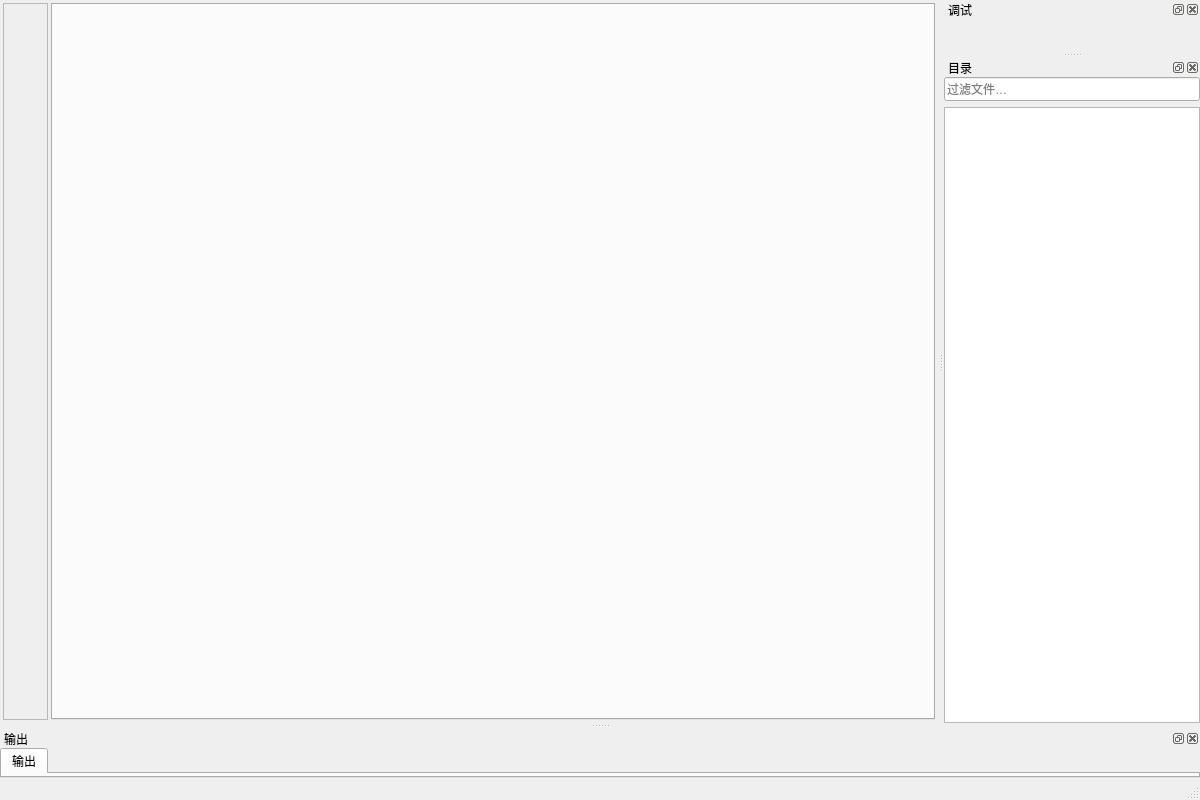
<?xml version="1.0" encoding="UTF-8"?>
<ui version="4.0">
 <class>QScriptMain</class>
 <widget class="QMainWindow" name="QScriptMain">
  <property name="geometry">
   <rect>
    <x>0</x>
    <y>0</y>
    <width>1200</width>
    <height>800</height>
   </rect>
  </property>
  <property name="windowTitle">
   <string>AScript</string>
  </property>
  <widget class="QWidget" name="centralwidget">
   <layout class="QHBoxLayout" name="horizontalLayout">
    <property name="spacing">
     <number>3</number>
    </property>
    <property name="leftMargin">
     <number>3</number>
    </property>
    <property name="topMargin">
     <number>3</number>
    </property>
    <property name="rightMargin">
     <number>3</number>
    </property>
    <property name="bottomMargin">
     <number>3</number>
    </property>
    <item>
     <widget class="QFrame" name="frame">
      <property name="minimumSize">
       <size>
        <width>45</width>
        <height>0</height>
       </size>
      </property>
      <property name="maximumSize">
       <size>
        <width>45</width>
        <height>16777215</height>
       </size>
      </property>
      <property name="frameShape">
       <enum>QFrame::Shape::StyledPanel</enum>
      </property>
      <property name="frameShadow">
       <enum>QFrame::Shadow::Raised</enum>
      </property>
     </widget>
    </item>
    <item>
     <widget class="EditorArea" name="tabWidget"/>
    </item>
   </layout>
  </widget>
  <widget class="QMenuBar" name="menubar">
   <property name="geometry">
    <rect>
     <x>0</x>
     <y>0</y>
     <width>800</width>
     <height>20</height>
    </rect>
   </property>
  </widget>
  <widget class="QStatusBar" name="statusbar"/>
  <widget class="QDockWidget" name="dockOutput">
   <property name="windowTitle">
    <string>输出</string>
   </property>
   <attribute name="dockWidgetArea">
    <number>8</number>
   </attribute>
   <widget class="QWidget" name="dockOutputContents">
    <layout class="QVBoxLayout" name="dockOutputLayout">
     <property name="leftMargin">
      <number>0</number>
     </property>
     <property name="topMargin">
      <number>0</number>
     </property>
     <property name="rightMargin">
      <number>0</number>
     </property>
     <property name="bottomMargin">
      <number>0</number>
     </property>
     <item>
      <widget class="QTabWidget" name="outputTabs">
       <widget class="QWidget" name="outputRunTab">
        <attribute name="title">
         <string>输出</string>
        </attribute>
       </widget>
      </widget>
     </item>
    </layout>
   </widget>
  </widget>
  <widget class="QDockWidget" name="dockDebug">
   <property name="windowTitle">
    <string>调试</string>
   </property>
   <attribute name="dockWidgetArea">
    <number>2</number>
   </attribute>
   <widget class="QWidget" name="dockDebugContents">
    <layout class="QVBoxLayout" name="dockDebugLayout">
     <property name="leftMargin">
      <number>0</number>
     </property>
     <property name="topMargin">
      <number>0</number>
     </property>
     <property name="rightMargin">
      <number>0</number>
     </property>
     <property name="bottomMargin">
      <number>0</number>
     </property>
     <item>
      <widget class="QWidget" name="debugPanes"/>
     </item>
    </layout>
   </widget>
  </widget>
  <widget class="QDockWidget" name="dockFiles">
   <property name="windowTitle">
    <string>目录</string>
   </property>
   <attribute name="dockWidgetArea">
    <number>2</number>
   </attribute>
   <widget class="QWidget" name="dockFilesContents">
    <layout class="QVBoxLayout" name="dockFilesLayout">
     <property name="leftMargin">
      <number>0</number>
     </property>
     <property name="topMargin">
      <number>0</number>
     </property>
     <property name="rightMargin">
      <number>0</number>
     </property>
     <property name="bottomMargin">
      <number>0</number>
     </property>
     <item>
      <widget class="QLineEdit" name="fileSearchBox">
       <property name="minimumSize">
        <size>
         <width>0</width>
         <height>24</height>
        </size>
       </property>
       <property name="placeholderText">
        <string>过滤文件…</string>
       </property>
       <property name="clearButtonEnabled">
        <bool>true</bool>
       </property>
      </widget>
     </item>
     <item>
      <widget class="QTreeView" name="fileTree">
       <property name="headerHidden">
        <bool>true</bool>
       </property>
       <column>
        <property name="text">
         <string>文件</string>
        </property>
       </column>
      </widget>
     </item>
    </layout>
   </widget>
  </widget>
 </widget>
 <customwidgets>
  <customwidget>
   <class>EditorArea</class>
   <extends>QTabWidget</extends>
   <header>EditorArea.h</header>
   <container>1</container>
  </customwidget>
 </customwidgets>
 <resources/>
 <connections/>
</ui>
